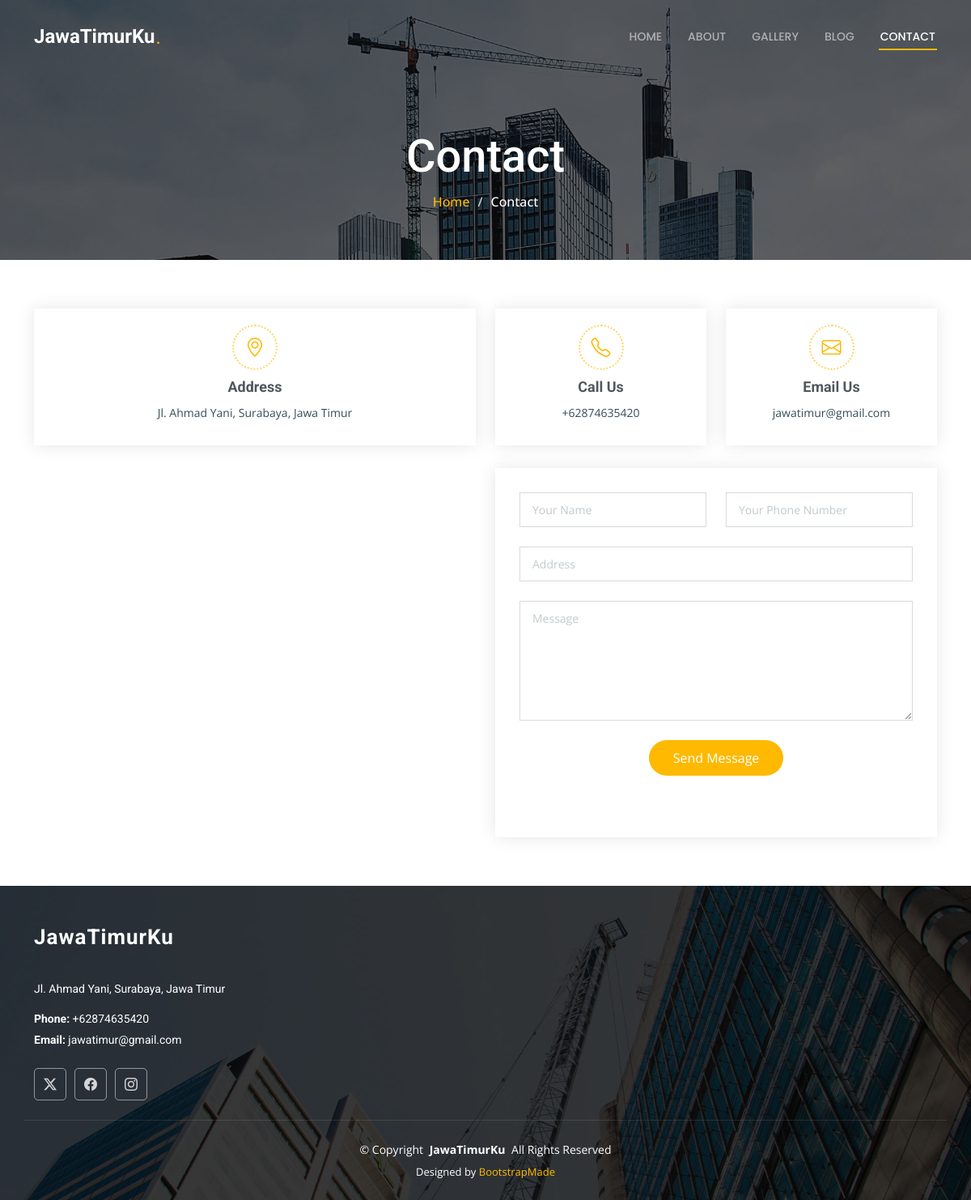
The page /contact.php on the database its author committed.
### tables this page shows
CREATE TABLE `tkontak` (
  `id_kontak` int(3) NOT NULL,
  `address` varchar(128) NOT NULL,
  `call_us` varchar(20) NOT NULL,
  `email_us` varchar(128) NOT NULL,
  `maps` varchar(500) NOT NULL,
  `twitter` varchar(255) NOT NULL,
  `facebook` varchar(255) NOT NULL,
  `instagram` varchar(255) NOT NULL
);

### contact.php (the view, shortened to what this page needs)
<?php
include('koneksi.php'); ?>
<?php
  $result = mysqli_query($koneksi, "SELECT * FROM tkontak LIMIT 1");
  $data = mysqli_fetch_array($result);
?>
<!DOCTYPE html>
<html lang="en">
  <head>
    <link
      href="assets/vendor/bootstrap/css/bootstrap.min.css"
      rel="stylesheet"
    />
    <link
      href="assets/vendor/bootstrap-icons/bootstrap-icons.css"
      rel="stylesheet"
    />
    <link href="assets/vendor/aos/aos.css" rel="stylesheet" />
    <link
      href="assets/vendor/fontawesome-free/css/all.min.css"
      rel="stylesheet"
    />
    <link
      href="assets/vendor/glightbox/css/glightbox.min.css"
      rel="stylesheet"
    />
    <link href="assets/vendor/swiper/swiper-bundle.min.css" rel="stylesheet" />
    <link href="assets/css/main.css" rel="stylesheet" />
  </head>
  <body class="contact-page">
    <header id="header" class="header d-flex align-items-center fixed-top">
      <div
        class="container-fluid container-xl position-relative d-flex align-items-center justify-content-between"
      >
        <a href="index.php" class="logo d-flex align-items-center">
          <h1 class="sitename">JawaTimurKu</h1>
          <span>.</span>
        </a>
        <nav id="navmenu" class="navmenu">
          <ul>
            <li><a href="index.php">Home</a></li>
            <li><a href="about.php">About</a></li>
            <li><a href="projects.php">Gallery</a></li>
            <li><a href="blog.php">Blog</a></li>
            <li><a href="contact.php" class="active">Contact</a></li>
          </ul>
        </nav>
      </div>
    </header>
    <main class="main">
      <div
        class="page-title dark-background"
        style="background-image: url(assets/img/page-title-bg.jpg)"
      >
        <div class="container position-relative">
          <h1>Contact</h1>
          <nav class="breadcrumbs">
            <ol>
              <li><a href="index.php">Home</a></li>
              <li class="current">Contact</li>
            </ol>
          </nav>
        </div>
      </div>
      <section id="contact" class="contact section">
        <div class="container" data-aos="fade-up" data-aos-delay="100">
          <div class="row gy-4">
            <div class="col-lg-6">
              <div
                class="info-item d-flex flex-column justify-content-center align-items-center"
                data-aos="fade-up"
                data-aos-delay="200"
              >
                <i class="bi bi-geo-alt"></i>
                <h3>Address</h3>
                <p><?= $data['address']; ?></p>
              </div>
            </div>
            <div class="col-lg-3 col-md-6">
              <div
                class="info-item d-flex flex-column justify-content-center align-items-center"
                data-aos="fade-up"
                data-aos-delay="300"
              >
                <i class="bi bi-telephone"></i>
                <h3>Call Us</h3>
                <p><?= $data['call_us']; ?></p>
              </div>
            </div>
            <div class="col-lg-3 col-md-6">
              <div
                class="info-item d-flex flex-column justify-content-center align-items-center"
                data-aos="fade-up"
                data-aos-delay="400"
              >
                <i class="bi bi-envelope"></i>
                <h3>Email Us</h3>
                <p><?= $data['email_us']; ?></p>
              </div>
            </div>
          </div>
          <div class="row gy-4 mt-1">
            <div class="col-lg-6" data-aos="fade-up" data-aos-delay="300">
              <iframe
                src="<?= $data['maps']; ?>"
                width="600"
                height="450"
                style="border: 0"
                allowfullscreen=""
                loading="lazy"
              ></iframe>
            </div>
            <div class="col-lg-6">
  <form method="POST" action="" class="php-email-form" data-aos="fade-up" data-aos-delay="400">
    <div class="row gy-4">
      <div class="col-md-6">
        <input
          type="text"
          name="nama"
          class="form-control form-control-user"
          placeholder="Your Name"
          required
        />
      </div>
      <div class="col-md-6">
        <input
          type="text"
          class="form-control form-control-user"
          name="nope"
          placeholder="Your Phone Number"
          required
        />
      </div>
      <div class="col-md-12">
        <input
          type="text"
          class="form-control form-control-user"
          name="alamat"
          placeholder="Address"
          required
        />
      </div>
      <div class="col-md-12">
        <textarea
          class="form-control form-control-user"
          name="ulasan"
          rows="6"
          placeholder="Message"
          required
        ></textarea>
      </div>
      <div class="col-md-12 text-center">
        <button type="submit" name="bsimpan" class="btn btn-primary btn-user btn-block">Send Message</button>
      </div>
    </div>
  </form>
</div>
          </div>
        </div>
      </section>
    </main>
<?php include "footer.php"; ?>

### footer.php (shortened to what this page needs)
<?php
  $result_kontak = mysqli_query($koneksi, "SELECT * FROM tkontak LIMIT 1");
  $data = mysqli_fetch_array($result_kontak);
?>
<footer id="footer" class="footer dark-background">
      <div class="container footer-top">
        <div class="row gy-4">
          <div class="col-lg-4 col-md-6 footer-about">
            <a href="index.php" class="logo d-flex align-items-center">
              <span class="sitename">JawaTimurKu</span>
            </a>
            <div class="footer-contact pt-3">
              <p><?= $data['address']; ?></p>
              <p class="mt-3">
                <strong>Phone:</strong> <span><?= $data['call_us']; ?></span>
              </p>
              <p><strong>Email:</strong> <span><?= $data['email_us']; ?></span></p>
            </div>
            <div class="social-links d-flex mt-4">
              <a href="<?= $data['twitter']; ?>"><i class="bi bi-twitter-x"></i></a>
              <a href="<?= $data['facebook']; ?>"><i class="bi bi-facebook"></i></a>
              <a href="<?= $data['instagram']; ?>"><i class="bi bi-instagram"></i></a>
            </div>
          </div>
      <div class="container copyright text-center mt-4">
        <p>
          © <span>Copyright</span>
          <strong class="px-1 sitename">JawaTimurKu</strong>
          <span>All Rights Reserved</span>
        </p>
        <div class="credits">
          Designed by <a href="https://bootstrapmade.com/">BootstrapMade</a>
        </div>
      </div>
    </footer>
  </body>
</html>

### rows shown on the page
tkontak: address "Jl. Ahmad Yani, Surabaya, Jawa Timur", call_us "+62874635420", email_us "jawatimur@gmail.com"
